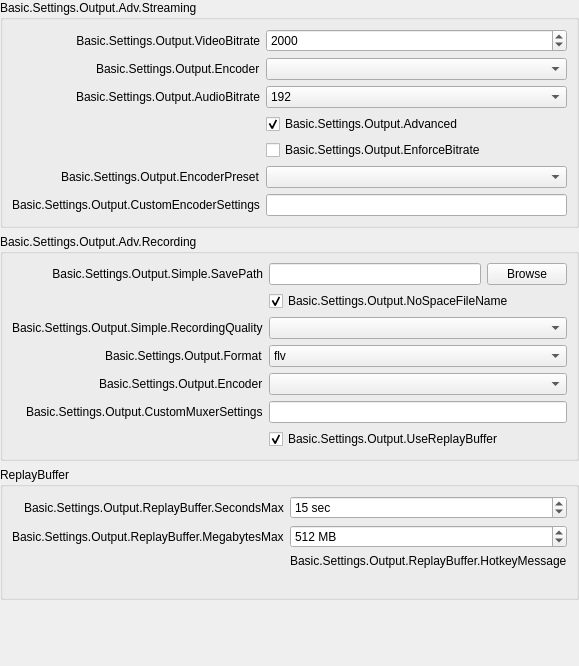
           <widget class="QWidget" name="easyOutputsPage">
            <layout class="QVBoxLayout" name="verticalLayout_3">
             <property name="leftMargin">
              <number>0</number>
             </property>
             <property name="topMargin">
              <number>0</number>
             </property>
             <property name="rightMargin">
              <number>0</number>
             </property>
             <property name="bottomMargin">
              <number>0</number>
             </property>
             <item>
              <widget class="QGroupBox" name="groupBox_8">
               <property name="sizePolicy">
                <sizepolicy hsizetype="Preferred" vsizetype="Maximum">
                 <horstretch>0</horstretch>
                 <verstretch>0</verstretch>
                </sizepolicy>
               </property>
               <property name="title">
                <string>Basic.Settings.Output.Adv.Streaming</string>
               </property>
               <layout class="QFormLayout" name="formLayout_20">
                <property name="fieldGrowthPolicy">
                 <enum>QFormLayout::AllNonFixedFieldsGrow</enum>
                </property>
                <property name="labelAlignment">
                 <set>Qt::AlignRight|Qt::AlignTrailing|Qt::AlignVCenter</set>
                </property>
                <item row="0" column="0">
                 <widget class="QLabel" name="label_19">
                  <property name="minimumSize">
                   <size>
                    <width>170</width>
                    <height>0</height>
                   </size>
                  </property>
                  <property name="text">
                   <string>Basic.Settings.Output.VideoBitrate</string>
                  </property>
                  <property name="alignment">
                   <set>Qt::AlignRight|Qt::AlignTrailing|Qt::AlignVCenter</set>
                  </property>
                  <property name="buddy">
                   <cstring>simpleOutputVBitrate</cstring>
                  </property>
                 </widget>
                </item>
                <item row="0" column="1">
                 <widget class="QSpinBox" name="simpleOutputVBitrate">
                  <property name="minimum">
                   <number>16</number>
                  </property>
                  <property name="maximum">
                   <number>1000000</number>
                  </property>
                  <property name="value">
                   <number>2000</number>
                  </property>
                 </widget>
                </item>
                <item row="2" column="0">
                 <widget class="QLabel" name="label_20">
                  <property name="text">
                   <string>Basic.Settings.Output.AudioBitrate</string>
                  </property>
                  <property name="buddy">
                   <cstring>simpleOutputABitrate</cstring>
                  </property>
                 </widget>
                </item>
                <item row="2" column="1">
                 <widget class="QComboBox" name="simpleOutputABitrate">
                  <property name="currentIndex">
                   <number>8</number>
                  </property>
                  <item>
                   <property name="text">
                    <string>32</string>
                   </property>
                  </item>
                  <item>
                   <property name="text">
                    <string>48</string>
                   </property>
                  </item>
                  <item>
                   <property name="text">
                    <string>64</string>
                   </property>
                  </item>
                  <item>
                   <property name="text">
                    <string>80</string>
                   </property>
                  </item>
                  <item>
                   <property name="text">
                    <string>96</string>
                   </property>
                  </item>
                  <item>
                   <property name="text">
                    <string>112</string>
                   </property>
                  </item>
                  <item>
                   <property name="text">
                    <string>128</string>
                   </property>
                  </item>
                  <item>
                   <property name="text">
                    <string>160</string>
                   </property>
                  </item>
                  <item>
                   <property name="text">
                    <string>192</string>
                   </property>
                  </item>
                  <item>
                   <property name="text">
                    <string>256</string>
                   </property>
                  </item>
                  <item>
                   <property name="text">
                    <string>320</string>
                   </property>
                  </item>
                 </widget>
                </item>
                <item row="3" column="1">
                 <widget class="QCheckBox" name="simpleOutAdvanced">
                  <property name="text">
                   <string>Basic.Settings.Output.Advanced</string>
                  </property>
                  <property name="checked">
                   <bool>true</bool>
                  </property>
                 </widget>
                </item>
                <item row="5" column="1">
                 <widget class="QComboBox" name="simpleOutPreset"/>
                </item>
                <item row="5" column="0">
                 <widget class="QLabel" name="label_24">
                  <property name="enabled">
                   <bool>true</bool>
                  </property>
                  <property name="text">
                   <string>Basic.Settings.Output.EncoderPreset</string>
                  </property>
                  <property name="buddy">
                   <cstring>simpleOutPreset</cstring>
                  </property>
                 </widget>
                </item>
                <item row="6" column="0">
                 <widget class="QLabel" name="label_23">
                  <property name="text">
                   <string>Basic.Settings.Output.CustomEncoderSettings</string>
                  </property>
                  <property name="buddy">
                   <cstring>simpleOutCustom</cstring>
                  </property>
                 </widget>
                </item>
                <item row="6" column="1">
                 <widget class="QLineEdit" name="simpleOutCustom"/>
                </item>
                <item row="4" column="1">
                 <widget class="QCheckBox" name="simpleOutEnforce">
                  <property name="text">
                   <string>Basic.Settings.Output.EnforceBitrate</string>
                  </property>
                 </widget>
                </item>
                <item row="1" column="1">
                 <widget class="QComboBox" name="simpleOutStrEncoder"/>
                </item>
                <item row="1" column="0">
                 <widget class="QLabel" name="simpleOutRecEncoderLabel_2">
                  <property name="text">
                   <string>Basic.Settings.Output.Encoder</string>
                  </property>
                  <property name="buddy">
                   <cstring>simpleOutRecEncoder</cstring>
                  </property>
                 </widget>
                </item>
               </layout>
              </widget>
             </item>
             <item>
              <widget class="QGroupBox" name="simpleRecordingGroupBox">
               <property name="sizePolicy">
                <sizepolicy hsizetype="Preferred" vsizetype="Maximum">
                 <horstretch>0</horstretch>
                 <verstretch>0</verstretch>
                </sizepolicy>
               </property>
               <property name="title">
                <string>Basic.Settings.Output.Adv.Recording</string>
               </property>
               <layout class="QFormLayout" name="formLayout_6">
                <property name="fieldGrowthPolicy">
                 <enum>QFormLayout::AllNonFixedFieldsGrow</enum>
                </property>
                <property name="labelAlignment">
                 <set>Qt::AlignRight|Qt::AlignTrailing|Qt::AlignVCenter</set>
                </property>
                <item row="0" column="0">
                 <widget class="QLabel" name="label_18">
                  <property name="minimumSize">
                   <size>
                    <width>170</width>
                    <height>0</height>
                   </size>
                  </property>
                  <property name="text">
                   <string>Basic.Settings.Output.Simple.SavePath</string>
                  </property>
                  <property name="alignment">
                   <set>Qt::AlignRight|Qt::AlignTrailing|Qt::AlignVCenter</set>
                  </property>
                  <property name="buddy">
                   <cstring>simpleOutputPath</cstring>
                  </property>
                 </widget>
                </item>
                <item row="0" column="1">
                 <layout class="QHBoxLayout" name="horizontalLayout_5">
                  <item>
                   <widget class="QLineEdit" name="simpleOutputPath">
                    <property name="enabled">
                     <bool>true</bool>
                    </property>
                   </widget>
                  </item>
                  <item>
                   <widget class="QPushButton" name="simpleOutputBrowse">
                    <property name="enabled">
                     <bool>true</bool>
                    </property>
                    <property name="text">
                     <string>Browse</string>
                    </property>
                   </widget>
                  </item>
                 </layout>
                </item>
                <item row="1" column="1">
                 <widget class="QCheckBox" name="simpleNoSpace">
                  <property name="text">
                   <string>Basic.Settings.Output.NoSpaceFileName</string>
                  </property>
                  <property name="checked">
                   <bool>true</bool>
                  </property>
                 </widget>
                </item>
                <item row="2" column="0">
                 <widget class="QLabel" name="label_26">
                  <property name="text">
                   <string>Basic.Settings.Output.Simple.RecordingQuality</string>
                  </property>
                  <property name="buddy">
                   <cstring>simpleOutRecQuality</cstring>
                  </property>
                 </widget>
                </item>
                <item row="2" column="1">
                 <widget class="QComboBox" name="simpleOutRecQuality"/>
                </item>
                <item row="3" column="0">
                 <widget class="QLabel" name="simpleOutRecFormatLabel">
                  <property name="text">
                   <string>Basic.Settings.Output.Format</string>
                  </property>
                  <property name="buddy">
                   <cstring>simpleOutRecFormat</cstring>
                  </property>
                 </widget>
                </item>
                <item row="3" column="1">
                 <widget class="QComboBox" name="simpleOutRecFormat">
                  <item>
                   <property name="text">
                    <string notr="true">flv</string>
                   </property>
                  </item>
                  <item>
                   <property name="text">
                    <string notr="true">mp4</string>
                   </property>
                  </item>
                  <item>
                   <property name="text">
                    <string notr="true">mov</string>
                   </property>
                  </item>
                  <item>
                   <property name="text">
                    <string notr="true">mkv</string>
                   </property>
                  </item>
                  <item>
                   <property name="text">
                    <string notr="true">ts</string>
                   </property>
                  </item>
                  <item>
                   <property name="text">
                    <string notr="true">m3u8</string>
                   </property>
                  </item>
                 </widget>
                </item>
                <item row="4" column="0">
                 <widget class="QLabel" name="simpleOutRecEncoderLabel">
                  <property name="text">
                   <string>Basic.Settings.Output.Encoder</string>
                  </property>
                  <property name="buddy">
                   <cstring>simpleOutRecEncoder</cstring>
                  </property>
                 </widget>
                </item>
                <item row="4" column="1">
                 <widget class="QComboBox" name="simpleOutRecEncoder"/>
                </item>
                <item row="5" column="0">
                 <widget class="QLabel" name="label_420">
                  <property name="text">
                   <string>Basic.Settings.Output.CustomMuxerSettings</string>
                  </property>
                  <property name="buddy">
                   <cstring>simpleOutMuxCustom</cstring>
                  </property>
                 </widget>
                </item>
                <item row="5" column="1">
                 <widget class="QLineEdit" name="simpleOutMuxCustom"/>
                </item>
                <item row="6" column="1">
                 <widget class="QCheckBox" name="simpleReplayBuf">
                  <property name="text">
                   <string>Basic.Settings.Output.UseReplayBuffer</string>
                  </property>
                  <property name="checked">
                   <bool>true</bool>
                  </property>
                 </widget>
                </item>
               </layout>
              </widget>
             </item>
             <item>
              <widget class="QGroupBox" name="replayBufferGroupBox">
               <property name="title">
                <string>ReplayBuffer</string>
               </property>
               <layout class="QFormLayout" name="formLayout_24">
                <property name="fieldGrowthPolicy">
                 <enum>QFormLayout::AllNonFixedFieldsGrow</enum>
                </property>
                <property name="labelAlignment">
                 <set>Qt::AlignRight|Qt::AlignTrailing|Qt::AlignVCenter</set>
                </property>
                <item row="0" column="0">
                 <widget class="QLabel" name="label_35">
                  <property name="text">
                   <string>Basic.Settings.Output.ReplayBuffer.SecondsMax</string>
                  </property>
                 </widget>
                </item>
                <item row="0" column="1">
                 <widget class="QSpinBox" name="simpleRBSecMax">
                  <property name="suffix">
                   <string notr="true"> sec</string>
                  </property>
                  <property name="minimum">
                   <number>5</number>
                  </property>
                  <property name="maximum">
                   <number>21600</number>
                  </property>
                  <property name="value">
                   <number>15</number>
                  </property>
                 </widget>
                </item>
                <item row="1" column="0">
                 <widget class="QLabel" name="simpleRBMegsMaxLabel">
                  <property name="text">
                   <string>Basic.Settings.Output.ReplayBuffer.MegabytesMax</string>
                  </property>
                 </widget>
                </item>
                <item row="1" column="1">
                 <widget class="QSpinBox" name="simpleRBMegsMax">
                  <property name="suffix">
                   <string notr="true"> MB</string>
                  </property>
                  <property name="minimum">
                   <number>20</number>
                  </property>
                  <property name="maximum">
                   <number>8192</number>
                  </property>
                  <property name="value">
                   <number>512</number>
                  </property>
                 </widget>
                </item>
                <item row="2" column="1">
                 <widget class="QLabel" name="label_45">
                  <property name="text">
                   <string>Basic.Settings.Output.ReplayBuffer.HotkeyMessage</string>
                  </property>
                 </widget>
                </item>
                <item row="3" column="1">
                 <widget class="QLabel" name="simpleRBEstimate">
                  <property name="text">
                   <string notr="true"/>
                  </property>
                 </widget>
                </item>
               </layout>
              </widget>
             </item>
             <item>
              <layout class="QVBoxLayout" name="simpleOutInfoLayout">
               <property name="leftMargin">
                <number>10</number>
               </property>
               <property name="topMargin">
                <number>10</number>
               </property>
               <property name="rightMargin">
                <number>10</number>
               </property>
               <property name="bottomMargin">
                <number>10</number>
               </property>
              </layout>
             </item>
             <item>
              <spacer name="verticalSpacer_2">
               <property name="orientation">
                <enum>Qt::Vertical</enum>
               </property>
               <property name="sizeHint" stdset="0">
                <size>
                 <width>20</width>
                 <height>40</height>
                </size>
               </property>
              </spacer>
             </item>
             <item alignment="Qt::AlignTop">
              <widget class="QWidget" name="simpleOutputContainer" native="true">
               <layout class="QVBoxLayout" name="verticalLayout_4">
                <property name="leftMargin">
                 <number>0</number>
                </property>
                <property name="topMargin">
                 <number>0</number>
                </property>
                <property name="rightMargin">
                 <number>0</number>
                </property>
                <property name="bottomMargin">
                 <number>0</number>
                </property>
               </layout>
              </widget>
             </item>
            </layout>
           </widget>
